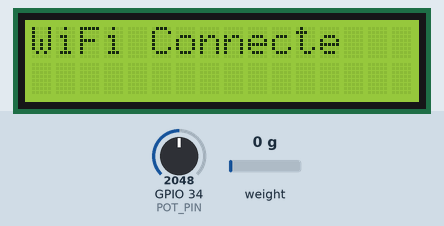
This program was run on a simulated ESP32. On the bench: 16×2 character LCD. The inputs (shaded band) are chosen by the test bench; at power-on: weight on the scale 0 g, GPIO 34 (POT_PIN) = 2048. WiFi joins after 1.5 s; servers stay silent unless stated; uploads are accepted with an empty reply; the local clock reads 2024-03-15 10:24:30 at power-on unless the program sets it; what the program prints to the serial monitor is not drawn.

Above: at 1.7 s.
At 5.5 s:
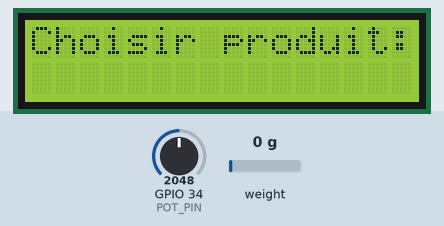
5.6 s: weight on the scale set to 8 g
8.1 s: weight on the scale set to 11 g
At 9.8 s:
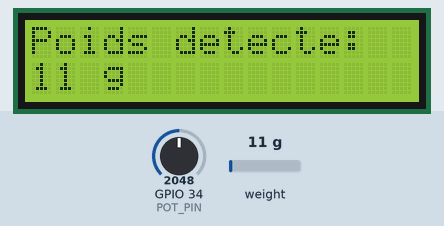
At 12.1 s:
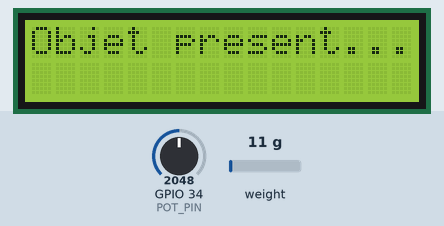
Timing chart, 0 to 13.6 s (numbered marks = the images above; inputs shaded):
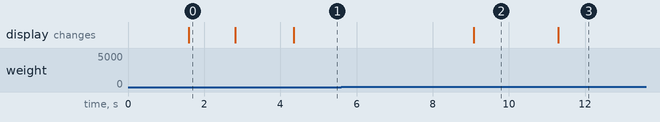

Measured:
- the behaviour switches between 9 and 10 g on weight on the scale (found by bisection; images 1 and 2)
- after the input at 5.6 s, every drawn part: stays the same
- after the input at 8.1 s, the display: changes after 0.98 s (image 2)
- what the display in image 0 shows lasts 1.2 s, from 1.6 s to 2.8 s
- what the display in image 2 shows lasts 2.2 s, from 9.1 s to 11.3 s

The program:

main.cpp
```cpp
#include <Arduino.h>
#include "HX711.h"
#include "LiquidCrystal_I2C.h"
#include <WiFi.h>
#include <HTTPClient.h>
#include "time.h"
#include <ArduinoJson.h>

// -------- Configuration --------
#define DT 33
#define SCK 32
HX711 balance;
LiquidCrystal_I2C lcd(0x27, 16, 2);

#define POT_PIN 34 // Potentiomètre pour menu

const char *ssid = "POCO";
const char *password = "12345678";
const String firebasePoidsURL = "https://smartstockbox-default-rtdb.firebaseio.com/poids.json";
const String firebaseProduitURL = "https://smartstockbox-default-rtdb.firebaseio.com/produits.json";

const char *ntpServer = "pool.ntp.org";
const long gmtOffset_sec = 3 * 3600;
const int daylightOffset_sec = 0;

// -------- Variables --------
float seuilDetection = 10;
float seuilStabilite = 5;
bool poidsEnvoye = false;
bool objetPresent = false;

// -------- Produits --------
struct Produit
{
    String designation;
    float poids_unitaire;
    int qte_par_lot;
};
Produit produits[10];
int totalProduits = 0;
int produitIndex = 0;

// -------- Fonctions --------
String getTimestamp()
{
    struct tm timeinfo;
    if (!getLocalTime(&timeinfo))
        return "0000-00-00 00:00:00";
    char buf[25];
    strftime(buf, sizeof(buf), "%Y-%m-%d %H:%M:%S", &timeinfo);
    return String(buf);
}

// Charger les produits depuis Firebase
void chargerProduits()
{
    if (WiFi.status() != WL_CONNECTED)
        return;

    HTTPClient http;
    http.begin(firebaseProduitURL);
    int code = http.GET();

    if (code > 0)
    {
        String payload = http.getString();
        DynamicJsonDocument doc(4096);
        DeserializationError error = deserializeJson(doc, payload);

        if (!error)
        {
            totalProduits = 0;
            JsonObject obj = doc.as<JsonObject>();
            for (JsonPair kv : obj)
            {
                JsonObject prod = kv.value().as<JsonObject>();
                if (totalProduits < 10)
                {
                    produits[totalProduits].designation = String(prod["designation"].as<const char *>());
                    produits[totalProduits].poids_unitaire = atof(prod["poids_unitaire"].as<const char *>());
                    produits[totalProduits].qte_par_lot = atoi(prod["qte_par_lot"].as<const char *>());
                    totalProduits++;
                }
            }
        }
        else
        {
            Serial.println("Erreur parsing JSON produits");
        }
    }
    else
    {
        Serial.println("Erreur HTTP GET produits");
    }
    http.end();
}

// Envoyer poids et produit à Firebase
void sendDataToFirebase(float poids)
{
    if (WiFi.status() != WL_CONNECTED)
        return;

    HTTPClient http;
    http.begin(firebasePoidsURL);
    http.addHeader("Content-Type", "application/json");

    String payload = "{\"poids\":" + String(poids) +
                     ",\"date\":\"" + getTimestamp() +
                     "\",\"zone_prod\":\"TWF\"" +
                     ",\"prod_sortie\":\"" + produits[produitIndex].designation + "\"}";

    int code = http.POST(payload);
    if (code > 0)
        Serial.println("✅ Donnees envoyees!");
    else
        Serial.printf("❌ Erreur envoi : %d\n", code);

    http.end();
}

// -------- Setup --------
void setup()
{
    Serial.begin(115200);
    lcd.init();
    lcd.backlight();

    lcd.print("SmartStock Box");
    lcd.setCursor(0, 1);
    lcd.print("WiFi...");
    WiFi.begin(ssid, password);

    int retry = 0;
    while (WiFi.status() != WL_CONNECTED && retry < 15)
    {
        delay(500);
        Serial.print(".");
        retry++;
    }

    lcd.clear();
    lcd.print(WiFi.status() == WL_CONNECTED ? "WiFi Connecte" : "WiFi Echoue");

    configTime(gmtOffset_sec, daylightOffset_sec, ntpServer);

    balance.begin(DT, SCK);
    balance.set_scale(299.312);
    balance.tare();

    chargerProduits();

    // Choix initial du produit
    produitIndex = 0;
    lcd.clear();
    lcd.print("Produit choisi:");
    lcd.setCursor(0, 1);
    lcd.print(produits[produitIndex].designation);
    delay(1500);

    lcd.clear();
    lcd.print("Pret a peser...");
}

// -------- Loop --------
void loop()
{
    if (!balance.is_ready())
        return;

    // -------- Menu dynamique --------
    int potValue = analogRead(POT_PIN);
    int newIndex = map(potValue, 0, 4095, 0, totalProduits - 1);

    static int lastMenuIndex = -1;
    static unsigned long lastChangeTime = 0;
    const unsigned long STABLE_DELAY = 1500; // 1,5 s pour confirmer

    // Changement du produit détecté
    if (newIndex != lastMenuIndex)
    {
        lastMenuIndex = newIndex;
        lastChangeTime = millis();
        lcd.clear();
        lcd.print("Choisir produit:");
        lcd.setCursor(0, 1);
        lcd.print(produits[newIndex].designation);
    }

    // Confirmer le produit si stabilisé
    if (millis() - lastChangeTime > STABLE_DELAY)
    {
        if (produitIndex != newIndex)
        {
            produitIndex = newIndex;
            poidsEnvoye = false; // reset pour le nouveau produit
            lcd.clear();
            lcd.print("Produit choisi:");
            lcd.setCursor(0, 1);
            lcd.print(produits[produitIndex].designation);
            delay(1000);
            lcd.clear();
            lcd.print("Pret a peser...");
        }
    }

    // -------- Lecture poids --------
    float poids = abs(balance.get_units(5));

    if (poids < seuilDetection)
    {
        if (objetPresent)
        {
            objetPresent = false;
            poidsEnvoye = false;
            lcd.clear();
            lcd.print("Pret a peser...");
        }
        delay(200);
        return;
    }

    objetPresent = true;

    static float poidsStable = 0;
    if (abs(poids - poidsStable) < seuilStabilite)
    {
        if (!poidsEnvoye)
        {
            poidsEnvoye = true;
            poidsStable = poids;
            lcd.clear();
            lcd.print("Poids detecte:");
            lcd.setCursor(0, 1);
            if (poids >= 1000)
            {
                lcd.print(poids / 1000, 2);
                lcd.print(" kg");
            }
            else
            {
                lcd.print(poids, 0);
                lcd.print(" g");
            }

            sendDataToFirebase(poids);
            delay(2000);
            lcd.clear();
            lcd.print("Objet present...");
        }
    }
    else
    {
        poidsStable = poids;
    }

    delay(200);
}
```
